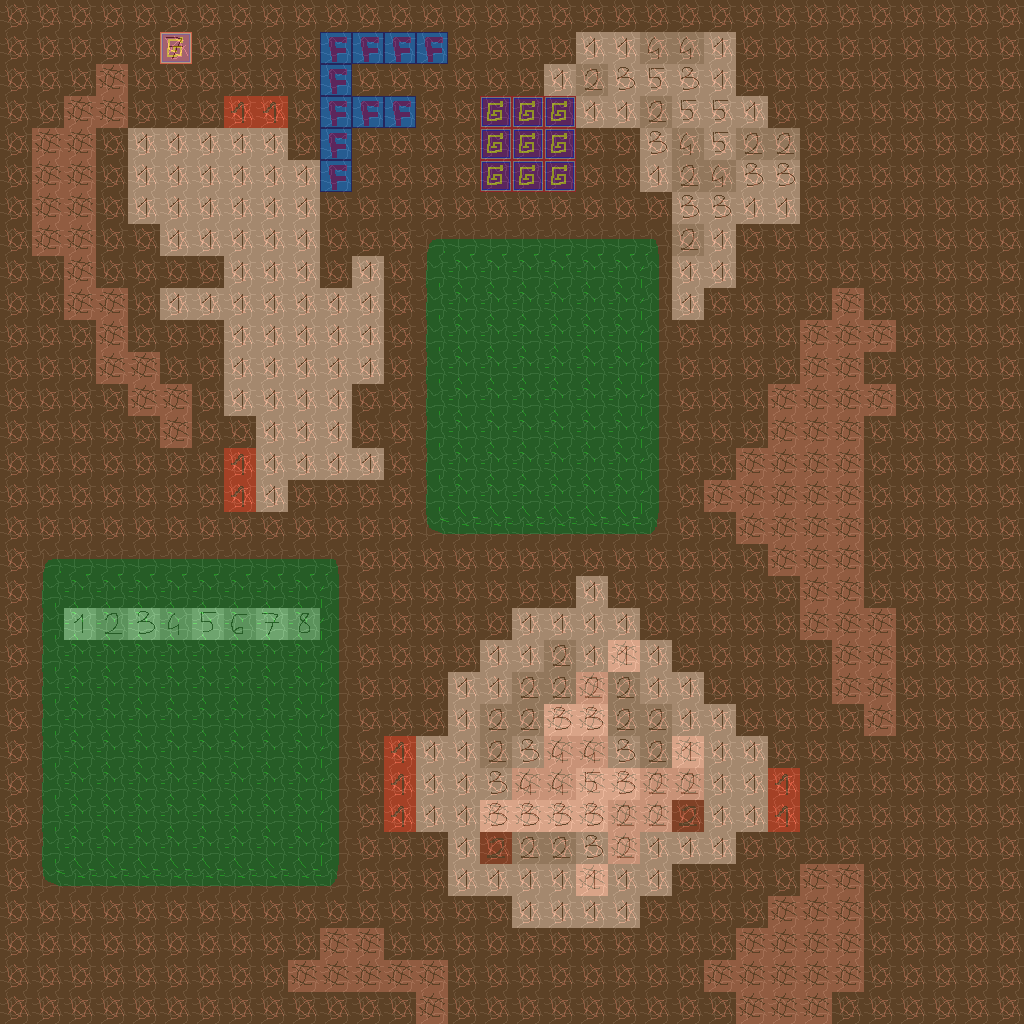

This is a level from a 2D game, rendered from its Tiled map with the project's own tilesets. A one-line summary and the map file follow, with tile-layer data summarised:
An orthogonal 32x32 tile map with 32x32 px tiles, 4 tile layers (terra, tex, tex2, walltex), 2 tilesets.

<map version="1.0" orientation="orthogonal" width="32" height="32" tilewidth="32" tileheight="32">
 <tileset firstgid="1" name="zoneset" tilewidth="32" tileheight="32">
  <image source="zoneset.png" trans="ff00ff" width="256" height="256" />
 </tileset>
 <tileset firstgid="65" name="texset" tilewidth="32" tileheight="32">
  <image source="texset.png" trans="ff00ff" width="512" height="512" />
 </tileset>
 <layer name="terra" width="32" height="32">
  <data>[1024 cells, 190 non-empty, 10 distinct tile ids]</data>
 </layer>
 <layer name="tex" width="32" height="32" opacity="0.6">
  <data>[1024 cells, 1024 non-empty, 13 distinct tile ids]</data>
 </layer>
 <layer name="tex2" width="32" height="32" opacity="0.6">
  <data>[1024 cells, 0 non-empty, 0 distinct tile ids]</data>
 </layer>
 <layer name="walltex" width="32" height="32" opacity="0.3">
  <data>[1024 cells, 1024 non-empty, 2 distinct tile ids]</data>
 </layer>
 <objectgroup name="actor" width="32" height="32" />
</map>